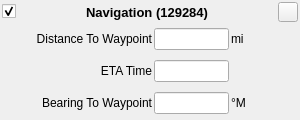
<?xml version="1.0" encoding="UTF-8"?>
<!-- Copyright (C) 2024-2026 RF StateSide LLC; SPDX-License-Identifier: AGPL-3.0-or-later -->
<ui version="4.0">
 <class>Navigation129284</class>
 <widget class="QWidget" name="Navigation129284">
  <property name="geometry">
   <rect>
    <x>0</x>
    <y>0</y>
    <width>300</width>
    <height>120</height>
   </rect>
  </property>
  <property name="focusPolicy">
   <enum>Qt::FocusPolicy::StrongFocus</enum>
  </property>
  <property name="windowTitle">
   <string>Form</string>
  </property>
  <layout class="QVBoxLayout" name="verticalLayout">
   <property name="spacing">
    <number>2</number>
   </property>
   <property name="leftMargin">
    <number>2</number>
   </property>
   <property name="topMargin">
    <number>2</number>
   </property>
   <property name="rightMargin">
    <number>2</number>
   </property>
   <property name="bottomMargin">
    <number>2</number>
   </property>
   <item>
    <layout class="QHBoxLayout" name="horizontalLayout_4">
     <item>
      <widget class="QCheckBox" name="checkBoxEnabled">
       <property name="text">
        <string/>
       </property>
       <property name="checked">
        <bool>true</bool>
       </property>
      </widget>
     </item>
     <item>
      <spacer name="horizontalSpacer">
       <property name="orientation">
        <enum>Qt::Orientation::Horizontal</enum>
       </property>
       <property name="sizeHint" stdset="0">
        <size>
         <width>40</width>
         <height>20</height>
        </size>
       </property>
      </spacer>
     </item>
     <item>
      <widget class="QLabel" name="labelTitle">
       <property name="font">
        <font>
         <pointsize>10</pointsize>
         <bold>true</bold>
        </font>
       </property>
       <property name="text">
        <string>Navigation (129284)</string>
       </property>
       <property name="alignment">
        <set>Qt::AlignmentFlag::AlignCenter</set>
       </property>
      </widget>
     </item>
     <item>
      <spacer name="horizontalSpacer_2">
       <property name="orientation">
        <enum>Qt::Orientation::Horizontal</enum>
       </property>
       <property name="sizeHint" stdset="0">
        <size>
         <width>40</width>
         <height>20</height>
        </size>
       </property>
      </spacer>
     </item>
     <item>
      <widget class="QPushButton" name="pushButtonRemove">
       <property name="minimumSize">
        <size>
         <width>20</width>
         <height>20</height>
        </size>
       </property>
       <property name="maximumSize">
        <size>
         <width>20</width>
         <height>20</height>
        </size>
       </property>
       <property name="text">
        <string/>
       </property>
      </widget>
     </item>
    </layout>
   </item>
   <item>
    <layout class="QHBoxLayout" name="horizontalLayout">
     <item>
      <widget class="QLabel" name="labelDistanceToWaypoint">
       <property name="minimumSize">
        <size>
         <width>150</width>
         <height>22</height>
        </size>
       </property>
       <property name="maximumSize">
        <size>
         <width>150</width>
         <height>16777215</height>
        </size>
       </property>
       <property name="text">
        <string>Distance To Waypoint</string>
       </property>
       <property name="alignment">
        <set>Qt::AlignmentFlag::AlignRight|Qt::AlignmentFlag::AlignTrailing|Qt::AlignmentFlag::AlignVCenter</set>
       </property>
      </widget>
     </item>
     <item>
      <widget class="QLineEdit" name="lineEditDistanceToWaypoint">
       <property name="minimumSize">
        <size>
         <width>75</width>
         <height>22</height>
        </size>
       </property>
       <property name="maximumSize">
        <size>
         <width>75</width>
         <height>16777215</height>
        </size>
       </property>
       <property name="inputMethodHints">
        <set>Qt::InputMethodHint::ImhNone</set>
       </property>
      </widget>
     </item>
     <item>
      <widget class="ClickableLabel" name="labelUnitsDistanceToWaypoint">
       <property name="minimumSize">
        <size>
         <width>50</width>
         <height>22</height>
        </size>
       </property>
       <property name="toolTip">
        <string>&lt;html&gt;&lt;head/&gt;&lt;body&gt;&lt;p&gt;Click to change units&lt;/p&gt;&lt;/body&gt;&lt;/html&gt;</string>
       </property>
       <property name="text">
        <string>mi</string>
       </property>
      </widget>
     </item>
    </layout>
   </item>
   <item>
    <layout class="QHBoxLayout" name="horizontalLayout_2">
     <item>
      <widget class="QLabel" name="labelETATime">
       <property name="minimumSize">
        <size>
         <width>150</width>
         <height>22</height>
        </size>
       </property>
       <property name="maximumSize">
        <size>
         <width>150</width>
         <height>16777215</height>
        </size>
       </property>
       <property name="text">
        <string>ETA Time</string>
       </property>
       <property name="alignment">
        <set>Qt::AlignmentFlag::AlignRight|Qt::AlignmentFlag::AlignTrailing|Qt::AlignmentFlag::AlignVCenter</set>
       </property>
      </widget>
     </item>
     <item>
      <widget class="QLineEdit" name="lineEditETATime">
       <property name="minimumSize">
        <size>
         <width>75</width>
         <height>22</height>
        </size>
       </property>
       <property name="maximumSize">
        <size>
         <width>75</width>
         <height>16777215</height>
        </size>
       </property>
       <property name="inputMethodHints">
        <set>Qt::InputMethodHint::ImhNone</set>
       </property>
      </widget>
     </item>
     <item>
      <widget class="ClickableLabel" name="labelUnitsETATime">
       <property name="minimumSize">
        <size>
         <width>50</width>
         <height>22</height>
        </size>
       </property>
       <property name="toolTip">
        <string>&lt;html&gt;&lt;head/&gt;&lt;body&gt;&lt;p&gt;Click to change units&lt;/p&gt;&lt;/body&gt;&lt;/html&gt;</string>
       </property>
       <property name="text">
        <string/>
       </property>
      </widget>
     </item>
    </layout>
   </item>
   <item>
    <layout class="QHBoxLayout" name="horizontalLayout_3">
     <item>
      <widget class="QLabel" name="labelBearingPositionToDestinationWaypoint">
       <property name="minimumSize">
        <size>
         <width>150</width>
         <height>22</height>
        </size>
       </property>
       <property name="maximumSize">
        <size>
         <width>150</width>
         <height>16777215</height>
        </size>
       </property>
       <property name="text">
        <string>Bearing To Waypoint</string>
       </property>
       <property name="alignment">
        <set>Qt::AlignmentFlag::AlignRight|Qt::AlignmentFlag::AlignTrailing|Qt::AlignmentFlag::AlignVCenter</set>
       </property>
      </widget>
     </item>
     <item>
      <widget class="QLineEdit" name="lineEditBearingPositionToDestinationWaypoint">
       <property name="minimumSize">
        <size>
         <width>75</width>
         <height>22</height>
        </size>
       </property>
       <property name="maximumSize">
        <size>
         <width>75</width>
         <height>16777215</height>
        </size>
       </property>
       <property name="inputMethodHints">
        <set>Qt::InputMethodHint::ImhNone</set>
       </property>
      </widget>
     </item>
     <item>
      <widget class="QLabel" name="labelUnitsBearingPositionToDestinationWaypoint">
       <property name="minimumSize">
        <size>
         <width>50</width>
         <height>22</height>
        </size>
       </property>
       <property name="toolTip">
        <string>&lt;html&gt;&lt;head/&gt;&lt;body&gt;&lt;p&gt;Click to change units&lt;/p&gt;&lt;/body&gt;&lt;/html&gt;</string>
       </property>
       <property name="text">
        <string>°M</string>
       </property>
      </widget>
     </item>
    </layout>
   </item>
  </layout>
 </widget>
 <customwidgets>
  <customwidget>
   <class>ClickableLabel</class>
   <extends>QLabel</extends>
   <header location="global">clickablelabel.h</header>
  </customwidget>
 </customwidgets>
 <resources/>
 <connections/>
</ui>
